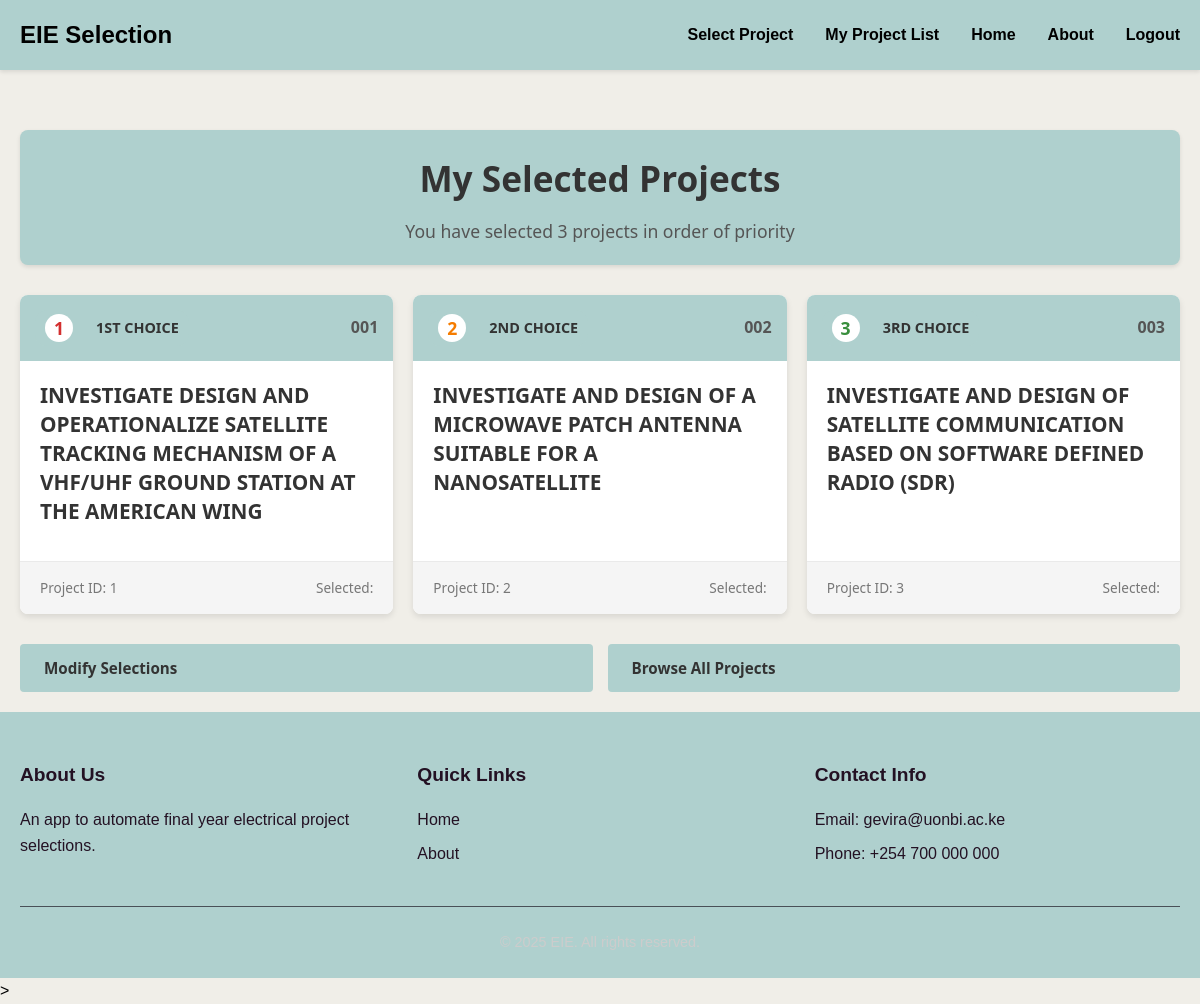
The app's page /my_projects/ (signed in) with its own data.
### base/models.py (models this page shows, shortened)
class Project(models.Model):
    project_title = models.CharField(max_length=255, default='')
    project_number = models.TextField(blank=True, null=True)
    created_at = models.DateTimeField(default=timezone.now)
    is_available = models.BooleanField(default=True)
    assigned_student = models.OneToOneField(User, null = True, blank = True, on_delete= models.CASCADE)

### base/views.py (the view)
# urls.py: path('my_projects/', views.user_selected_projects, name='my_projects'),
@login_required
def user_selected_projects(request):
    user_selections = UserProjectSelection.objects.filter(
        user=request.user
    ).select_related('project').order_by('choice_priority')
    selected_projects_with_priority = []
    for selection in user_selections:
        selected_projects_with_priority.append({
            'project': selection.project,
            'priority': selection.choice_priority,
            'priority_display': selection.get_choice_priority_display(),
            'selection_object': selection
        })
    context = {
        'selected_projects_with_priority': selected_projects_with_priority,
        'user_selections': user_selections,  # Keep this for backward compatibility
        'selected_projects': [item['project'] for item in selected_projects_with_priority],  # Keep for backward compatibility
        'selection_count': len(selected_projects_with_priority),
        'has_selections': len(selected_projects_with_priority) > 0,
    }
    return render(request, 'base/user_selected_projects.html', context)

### base/templates/base/user_selected_projects.html (shortened to what this page needs)
{% extends 'base/base.html' %}
{% load static %}
{% block content %}
<div class="selected-projects-container">
    <div class="header-section">
        <h1>My Selected Projects</h1>
        <p class="subtitle">You have selected {{ selection_count }} project{{ selection_count|pluralize }} in order of priority</p>
    </div>
    {% if selected_projects_with_priority %}
    <div class="projects-grid">
        {% for item in selected_projects_with_priority %}
        <div class="project-card priority-{{ item.priority }}">
            <div class="project-header">
                <div class="priority-badge priority-{{ item.priority }}">
                    <span class="priority-number">{{ item.priority }}</span>
                    <span class="priority-text">{{ item.priority_display }}</span>
                </div>
                <div class="project-number">{{ item.project.project_number }}</div>
            </div>
            <div class="project-content">
                <h3 class="project-title">{{ item.project.project_title }}</h3>
            </div>
            <div class="project-footer">
                <span class="project-info">Project ID: {{ item.project.id }}</span>
                <span class="selection-date">Selected: {{ item.selection_object.created_at|date:"M d, Y" }}</span>
            </div>
        </div>
        {% endfor %}
    </div>
    <div class="actions-section">
        <a href="{% url 'select_projects' %}" class="btn btn-primary">Modify Selections</a>
        <a href="{% url 'select_projects' %}" class="btn btn-primary">Browse All Projects</a>
    </div>
    {% endif %}
</div>
{% endblock content %}

### base/static/base.css (style rules this page uses)
* { margin: 0; padding: 0; box-sizing: border-box; }
body { font-family: 'Arial', sans-serif; line-height: 1.6; color: black; background-color: #F0EEE8; min-height: 100vh; display: flex; flex-direction: column; justify-content: center; }
h1, h2, h3, h4, h5, h6 { margin-bottom: 0.5rem; font-weight: 600; }
p { margin-bottom: 1rem; }
a { color: #007bff; text-decoration: none; }

### base/static/register.css (style rules this page uses)
.btn { display: inline-block; padding: 12px 25px; border-radius: 4px; font-size: 0.95rem; font-weight: 600; cursor: pointer; text-decoration: none; transition: background-color 0.2s ease; border: none; }
.btn-primary { background-color: #AFD0CE; color: #333; width: 100%; }

### base/static/select_projects.css (style rules this page uses)
.priority-badge { padding: 4px 10px; background-color: #AFD0CE; border-radius: 12px; font-size: 0.8rem; font-weight: 600; margin-right: 12px; min-width: 70px; text-align: center; }
.project-info { color: #555; }
.priority-number { display: flex; justify-content: center; align-items: center; width: 32px; height: 32px; background-color: #AFD0CE; color: #333; border-radius: 50%; font-weight: bold; margin-right: 15px; flex-shrink: 0; font-size: 1.1rem; }

### base/static/user_selected_project.css (style rules this page uses)
.selected-projects-container { max-width: 1200px; margin: 0 auto; padding: 20px; font-family: 'Segoe UI', Tahoma, Geneva, Verdana, sans-serif; color: #333; background-color: #F0EEE8; }
.header-section { text-align: center; margin-bottom: 30px; padding: 20px; background-color: #AFD0CE; border-radius: 8px; box-shadow: 0 2px 4px rgba(0, 0, 0, 0.1); }
.header-section h1 { margin: 0 0 10px 0; color: #333; font-size: 2.2rem; }
.subtitle { font-size: 1.1rem; color: #555; margin: 0; }
.projects-grid { display: grid; grid-template-columns: repeat(auto-fill, minmax(300px, 1fr)); gap: 20px; margin-bottom: 30px; }
.project-card { background-color: white; border-radius: 8px; overflow: hidden; box-shadow: 0 3px 6px rgba(0, 0, 0, 0.1); transition: transform 0.2s ease; display: flex; flex-direction: column; }
.project-header { display: flex; justify-content: space-between; align-items: center; padding: 15px; background-color: #AFD0CE; }
.priority-badge { display: flex; align-items: center; gap: 8px; }
.priority-number { display: inline-flex; justify-content: center; align-items: center; width: 28px; height: 28px; background-color: white; border-radius: 50%; font-weight: bold; }
.priority-1 .priority-number { color: #d32f2f; }
.priority-2 .priority-number { color: #f57c00; }
.priority-3 .priority-number { color: #388e3c; }
.priority-text { font-weight: 600; text-transform: uppercase; font-size: 0.9rem; }
.project-number { font-weight: 600; color: #555; }
.project-content { padding: 20px; flex-grow: 1; }
.project-title { margin: 0 0 15px 0; font-size: 1.3rem; color: #333; line-height: 1.4; }
.project-footer { display: flex; justify-content: space-between; padding: 15px 20px; background-color: #f5f5f5; border-top: 1px solid #eaeaea; font-size: 0.85rem; }
.project-info, .selection-date { color: #777; }
.actions-section { display: flex; justify-content: center; gap: 15px; margin-top: 30px; }
.btn { display: inline-block; padding: 12px 24px; border-radius: 4px; text-decoration: none; font-weight: 600; cursor: pointer; transition: background-color 0.2s ease; }
.btn-primary { background-color: #AFD0CE; color: #333; border: none; }

### records on screen
Project: priority "1", priority_display "1ST CHOICE", project.project_number "001", project.project_title "INVESTIGATE DESIGN AND OPERATIONALIZE SATELLITE TRACKING MECHANISM OF A VHF/UHF GROUND STATION AT THE AMERICAN WING", project.id "1"
Project: priority "2", priority_display "2ND CHOICE", project.project_number "002", project.project_title "INVESTIGATE AND DESIGN OF A MICROWAVE PATCH ANTENNA SUITABLE FOR A NANOSATELLITE", project.id "2"
Project: priority "3", priority_display "3RD CHOICE", project.project_number "003", project.project_title "INVESTIGATE AND DESIGN OF SATELLITE COMMUNICATION BASED ON SOFTWARE DEFINED RADIO (SDR)", project.id "3"

### other values on screen
{{ selection_count }} "3"
